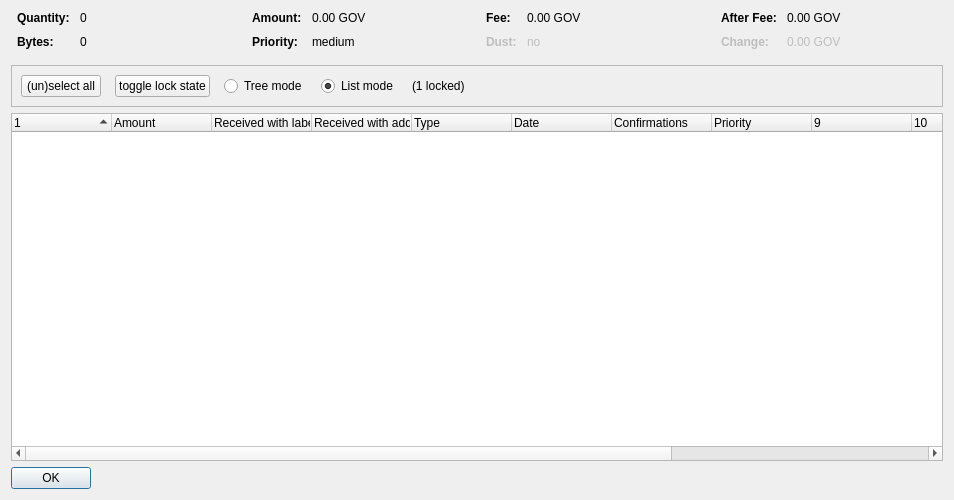
<?xml version="1.0" encoding="UTF-8"?>
<ui version="4.0">
 <class>CoinControlDialog</class>
 <widget class="QDialog" name="CoinControlDialog">
  <property name="geometry">
   <rect>
    <x>0</x>
    <y>0</y>
    <width>954</width>
    <height>500</height>
   </rect>
  </property>
  <property name="windowTitle">
   <string>Coin Selection</string>
  </property>
  <layout class="QVBoxLayout" name="verticalLayout">
   <item>
    <layout class="QHBoxLayout" name="horizontalLayoutTop" stretch="0,0,0,0">
     <property name="topMargin">
      <number>0</number>
     </property>
     <property name="bottomMargin">
      <number>10</number>
     </property>
     <item>
      <layout class="QFormLayout" name="formLayoutCoinControl1">
       <property name="horizontalSpacing">
        <number>10</number>
       </property>
       <property name="verticalSpacing">
        <number>10</number>
       </property>
       <property name="leftMargin">
        <number>6</number>
       </property>
       <property name="rightMargin">
        <number>6</number>
       </property>
       <item row="0" column="0">
        <widget class="QLabel" name="labelCoinControlQuantityText">
         <property name="font">
          <font>
           <weight>75</weight>
           <bold>true</bold>
          </font>
         </property>
         <property name="text">
          <string>Quantity:</string>
         </property>
        </widget>
       </item>
       <item row="0" column="1">
        <widget class="QLabel" name="labelCoinControlQuantity">
         <property name="cursor">
          <cursorShape>IBeamCursor</cursorShape>
         </property>
         <property name="contextMenuPolicy">
          <enum>Qt::ActionsContextMenu</enum>
         </property>
         <property name="text">
          <string notr="true">0</string>
         </property>
         <property name="textInteractionFlags">
          <set>Qt::LinksAccessibleByMouse|Qt::TextSelectableByKeyboard|Qt::TextSelectableByMouse</set>
         </property>
        </widget>
       </item>
       <item row="1" column="0">
        <widget class="QLabel" name="labelCoinControlBytesText">
         <property name="font">
          <font>
           <weight>75</weight>
           <bold>true</bold>
          </font>
         </property>
         <property name="text">
          <string>Bytes:</string>
         </property>
        </widget>
       </item>
       <item row="1" column="1">
        <widget class="QLabel" name="labelCoinControlBytes">
         <property name="cursor">
          <cursorShape>IBeamCursor</cursorShape>
         </property>
         <property name="contextMenuPolicy">
          <enum>Qt::ActionsContextMenu</enum>
         </property>
         <property name="text">
          <string notr="true">0</string>
         </property>
         <property name="textInteractionFlags">
          <set>Qt::LinksAccessibleByMouse|Qt::TextSelectableByKeyboard|Qt::TextSelectableByMouse</set>
         </property>
        </widget>
       </item>
      </layout>
     </item>
     <item>
      <layout class="QFormLayout" name="formLayoutCoinControl2">
       <property name="horizontalSpacing">
        <number>10</number>
       </property>
       <property name="verticalSpacing">
        <number>10</number>
       </property>
       <property name="leftMargin">
        <number>6</number>
       </property>
       <property name="rightMargin">
        <number>6</number>
       </property>
       <item row="0" column="0">
        <widget class="QLabel" name="labelCoinControlAmountText">
         <property name="font">
          <font>
           <weight>75</weight>
           <bold>true</bold>
          </font>
         </property>
         <property name="text">
          <string>Amount:</string>
         </property>
        </widget>
       </item>
       <item row="0" column="1">
        <widget class="QLabel" name="labelCoinControlAmount">
         <property name="cursor">
          <cursorShape>IBeamCursor</cursorShape>
         </property>
         <property name="contextMenuPolicy">
          <enum>Qt::ActionsContextMenu</enum>
         </property>
         <property name="text">
          <string notr="true">0.00 GOV</string>
         </property>
         <property name="textInteractionFlags">
          <set>Qt::LinksAccessibleByMouse|Qt::TextSelectableByKeyboard|Qt::TextSelectableByMouse</set>
         </property>
        </widget>
       </item>
       <item row="1" column="0">
        <widget class="QLabel" name="labelCoinControlPriorityText">
         <property name="font">
          <font>
           <weight>75</weight>
           <bold>true</bold>
          </font>
         </property>
         <property name="text">
          <string>Priority:</string>
         </property>
        </widget>
       </item>
       <item row="1" column="1">
        <widget class="QLabel" name="labelCoinControlPriority">
         <property name="cursor">
          <cursorShape>IBeamCursor</cursorShape>
         </property>
         <property name="contextMenuPolicy">
          <enum>Qt::ActionsContextMenu</enum>
         </property>
         <property name="text">
          <string>medium</string>
         </property>
         <property name="textInteractionFlags">
          <set>Qt::LinksAccessibleByMouse|Qt::TextSelectableByKeyboard|Qt::TextSelectableByMouse</set>
         </property>
        </widget>
       </item>
      </layout>
     </item>
     <item>
      <layout class="QFormLayout" name="formLayoutCoinControl3">
       <property name="horizontalSpacing">
        <number>10</number>
       </property>
       <property name="verticalSpacing">
        <number>10</number>
       </property>
       <property name="leftMargin">
        <number>6</number>
       </property>
       <property name="rightMargin">
        <number>6</number>
       </property>
       <item row="0" column="0">
        <widget class="QLabel" name="labelCoinControlFeeText">
         <property name="font">
          <font>
           <weight>75</weight>
           <bold>true</bold>
          </font>
         </property>
         <property name="text">
          <string>Fee:</string>
         </property>
        </widget>
       </item>
       <item row="0" column="1">
        <widget class="QLabel" name="labelCoinControlFee">
         <property name="cursor">
          <cursorShape>IBeamCursor</cursorShape>
         </property>
         <property name="contextMenuPolicy">
          <enum>Qt::ActionsContextMenu</enum>
         </property>
         <property name="text">
          <string notr="true">0.00 GOV</string>
         </property>
         <property name="textInteractionFlags">
          <set>Qt::LinksAccessibleByMouse|Qt::TextSelectableByKeyboard|Qt::TextSelectableByMouse</set>
         </property>
        </widget>
       </item>
       <item row="1" column="0">
        <widget class="QLabel" name="labelCoinControlLowOutputText">
         <property name="enabled">
          <bool>false</bool>
         </property>
         <property name="font">
          <font>
           <weight>75</weight>
           <bold>true</bold>
          </font>
         </property>
         <property name="text">
          <string>Dust:</string>
         </property>
        </widget>
       </item>
       <item row="1" column="1">
        <widget class="QLabel" name="labelCoinControlLowOutput">
         <property name="enabled">
          <bool>false</bool>
         </property>
         <property name="cursor">
          <cursorShape>IBeamCursor</cursorShape>
         </property>
         <property name="contextMenuPolicy">
          <enum>Qt::ActionsContextMenu</enum>
         </property>
         <property name="text">
          <string>no</string>
         </property>
         <property name="textInteractionFlags">
          <set>Qt::LinksAccessibleByMouse|Qt::TextSelectableByKeyboard|Qt::TextSelectableByMouse</set>
         </property>
        </widget>
       </item>
      </layout>
     </item>
     <item>
      <layout class="QFormLayout" name="formLayoutCoinControl4">
       <property name="horizontalSpacing">
        <number>10</number>
       </property>
       <property name="verticalSpacing">
        <number>10</number>
       </property>
       <property name="leftMargin">
        <number>6</number>
       </property>
       <property name="rightMargin">
        <number>6</number>
       </property>
       <item row="0" column="0">
        <widget class="QLabel" name="labelCoinControlAfterFeeText">
         <property name="font">
          <font>
           <weight>75</weight>
           <bold>true</bold>
          </font>
         </property>
         <property name="text">
          <string>After Fee:</string>
         </property>
        </widget>
       </item>
       <item row="0" column="1">
        <widget class="QLabel" name="labelCoinControlAfterFee">
         <property name="cursor">
          <cursorShape>IBeamCursor</cursorShape>
         </property>
         <property name="contextMenuPolicy">
          <enum>Qt::ActionsContextMenu</enum>
         </property>
         <property name="text">
          <string notr="true">0.00 GOV</string>
         </property>
         <property name="textInteractionFlags">
          <set>Qt::LinksAccessibleByMouse|Qt::TextSelectableByKeyboard|Qt::TextSelectableByMouse</set>
         </property>
        </widget>
       </item>
       <item row="1" column="0">
        <widget class="QLabel" name="labelCoinControlChangeText">
         <property name="enabled">
          <bool>false</bool>
         </property>
         <property name="font">
          <font>
           <weight>75</weight>
           <bold>true</bold>
          </font>
         </property>
         <property name="text">
          <string>Change:</string>
         </property>
        </widget>
       </item>
       <item row="1" column="1">
        <widget class="QLabel" name="labelCoinControlChange">
         <property name="enabled">
          <bool>false</bool>
         </property>
         <property name="cursor">
          <cursorShape>IBeamCursor</cursorShape>
         </property>
         <property name="contextMenuPolicy">
          <enum>Qt::ActionsContextMenu</enum>
         </property>
         <property name="text">
          <string notr="true">0.00 GOV</string>
         </property>
         <property name="textInteractionFlags">
          <set>Qt::LinksAccessibleByMouse|Qt::TextSelectableByKeyboard|Qt::TextSelectableByMouse</set>
         </property>
        </widget>
       </item>
      </layout>
     </item>
    </layout>
   </item>
   <item>
    <widget class="QFrame" name="frame">
     <property name="minimumSize">
      <size>
       <width>0</width>
       <height>40</height>
      </size>
     </property>
     <property name="frameShape">
      <enum>QFrame::StyledPanel</enum>
     </property>
     <property name="frameShadow">
      <enum>QFrame::Sunken</enum>
     </property>
     <layout class="QHBoxLayout" name="horizontalLayout">
      <item>
       <layout class="QHBoxLayout" name="horizontalLayoutPanel" stretch="0,0,0,0,0,0">
        <property name="spacing">
         <number>14</number>
        </property>
        <item>
         <widget class="QPushButton" name="pushButtonSelectAll">
          <property name="sizePolicy">
           <sizepolicy hsizetype="Maximum" vsizetype="Fixed">
            <horstretch>0</horstretch>
            <verstretch>0</verstretch>
           </sizepolicy>
          </property>
          <property name="text">
           <string>(un)select all</string>
          </property>
          <property name="autoDefault">
           <bool>false</bool>
          </property>
         </widget>
        </item>
        <item>
         <widget class="QPushButton" name="pushButtonToggleLock">
          <property name="sizePolicy">
           <sizepolicy hsizetype="Maximum" vsizetype="Fixed">
            <horstretch>0</horstretch>
            <verstretch>0</verstretch>
           </sizepolicy>
          </property>
          <property name="text">
           <string>toggle lock state</string>
          </property>
          <property name="autoDefault">
           <bool>false</bool>
          </property>
         </widget>
        </item>
        <item>
         <widget class="QRadioButton" name="radioTreeMode">
          <property name="sizePolicy">
           <sizepolicy hsizetype="Maximum" vsizetype="Fixed">
            <horstretch>0</horstretch>
            <verstretch>0</verstretch>
           </sizepolicy>
          </property>
          <property name="text">
           <string>Tree mode</string>
          </property>
         </widget>
        </item>
        <item>
         <widget class="QRadioButton" name="radioListMode">
          <property name="sizePolicy">
           <sizepolicy hsizetype="Maximum" vsizetype="Fixed">
            <horstretch>0</horstretch>
            <verstretch>0</verstretch>
           </sizepolicy>
          </property>
          <property name="text">
           <string>List mode</string>
          </property>
          <property name="checked">
           <bool>true</bool>
          </property>
         </widget>
        </item>
        <item>
         <widget class="QLabel" name="labelLocked">
          <property name="text">
           <string>(1 locked)</string>
          </property>
         </widget>
        </item>
        <item>
         <spacer name="horizontalSpacer">
          <property name="orientation">
           <enum>Qt::Horizontal</enum>
          </property>
          <property name="sizeHint" stdset="0">
           <size>
            <width>40</width>
            <height>20</height>
           </size>
          </property>
         </spacer>
        </item>
       </layout>
      </item>
     </layout>
    </widget>
   </item>
   <item>
    <widget class="CoinControlTreeWidget" name="treeWidget">
     <property name="contextMenuPolicy">
      <enum>Qt::CustomContextMenu</enum>
     </property>
     <property name="sortingEnabled">
      <bool>false</bool>
     </property>
     <property name="columnCount">
      <number>13</number>
     </property>
     <attribute name="headerShowSortIndicator" stdset="0">
      <bool>true</bool>
     </attribute>
     <attribute name="headerStretchLastSection">
      <bool>false</bool>
     </attribute>
     <column>
      <property name="text">
       <string/>
      </property>
     </column>
     <column>
      <property name="text">
       <string>Amount</string>
      </property>
     </column>
     <column>
      <property name="text">
       <string>Received with label</string>
      </property>
     </column>
     <column>
      <property name="text">
       <string>Received with address</string>
      </property>
     </column>
     <column>
      <property name="text">
	<string>Type</string>
      </property>
     </column>
     <column>
      <property name="text">	 
       <string>Date</string>
      </property>
     </column>
     <column>
      <property name="text">
       <string>Confirmations</string>
      </property>
      <property name="toolTip">
       <string>Confirmed</string>
      </property>
     </column>
     <column>
      <property name="text">
       <string>Priority</string>
      </property>
     </column>
     <column>
      <property name="text">
       <string/>
      </property>
     </column>
     <column>
      <property name="text">
       <string/>
      </property>
     </column>
     <column>
      <property name="text">
       <string/>
      </property>
     </column>
     <column>
      <property name="text">
       <string/>
      </property>
     </column>
     <column>
      <property name="text">
       <string/>
      </property>
     </column>
    </widget>
   </item>
   <item>
    <widget class="QDialogButtonBox" name="buttonBox">
     <property name="sizePolicy">
      <sizepolicy hsizetype="Maximum" vsizetype="Fixed">
       <horstretch>0</horstretch>
       <verstretch>0</verstretch>
      </sizepolicy>
     </property>
     <property name="orientation">
      <enum>Qt::Horizontal</enum>
     </property>
     <property name="standardButtons">
      <set>QDialogButtonBox::Ok</set>
     </property>
    </widget>
   </item>
  </layout>
 </widget>
 <customwidgets>
  <customwidget>
   <class>CoinControlTreeWidget</class>
   <extends>QTreeWidget</extends>
   <header>coincontroltreewidget.h</header>
  </customwidget>
 </customwidgets>
 <resources/>
 <connections/>
</ui>
